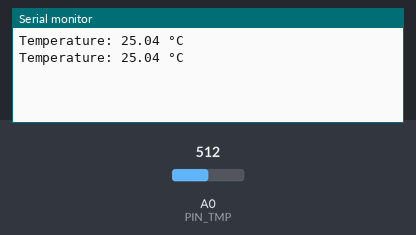
Recording of a sketch running on a simulated Arduino Uno, built with avr-gcc and run on an emulated ATmega328P. Parts: the last lines printed to the serial monitor. The inputs (shaded band) are chosen by the test bench; at power-on: A0 (PIN_TMP) = 512.

Above: at 10.8 s.
10.9 s: A0 (PIN_TMP) set to 716
At 20.7 s:
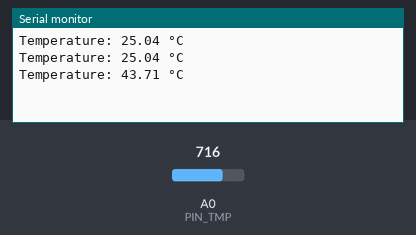
20.9 s: A0 (PIN_TMP) set to 900
At 30.7 s:
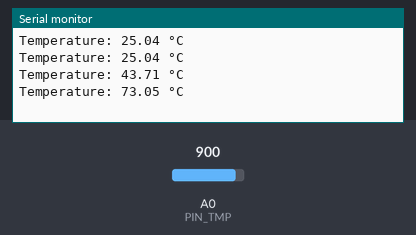
Timing chart, 0 to 32.2 s (numbered marks = the images above; inputs shaded):
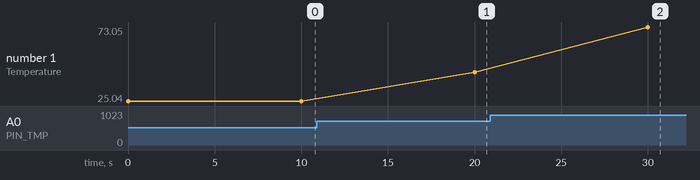

Measured:
- after the input at 10.9 s, the serial monitor: prints a new line after 9.1 s (image 1)
- after the input at 20.9 s, the serial monitor: prints a new line after 9.1 s (image 2)
- plotted number 1: 25.04 → 43.71 after the input at 10.9 s, 43.71 → 73.05 after the input at 20.9 s

The sketch:

AmbientTemperature.ino
```cpp
/*
    Write a sketch to read periodically the ambient temperature. Connect the sensor to the board
    using an analog pin, transform the voltage read from the thermistor using the functions
    available in the datasheet.
*/

#include <math.h>

const int PIN_TMP = A0;
const long int R0 = 100000; // thermistor resistance at nominal temperature 25 (in Ohm)
const int B = 4275;         // non-linear relationin between resistance and temperature (in K)
const float K_CONV = 273.15;
const float T0 = 25 + K_CONV; // nominal temperature (in K)
const int VCC = 1023;         // max readable value in 10-bit system

void setup()
{
    Serial.begin(9600);
    while (!Serial);
    pinMode(PIN_TMP, INPUT);
}

void loop()
{
    volatile int Vsig = analogRead(PIN_TMP);

    // math formula for voltage interpretation as resistance and then temperature
    volatile float R = ((float)VCC / Vsig - 1) * R0;
    volatile float T = (1 / (log(R / R0) / B + 1.0 / T0)) - K_CONV;

    Serial.print("Temperature: ");
    Serial.print(T);
    Serial.println(" °C");
    delay(10e03);
}
```
